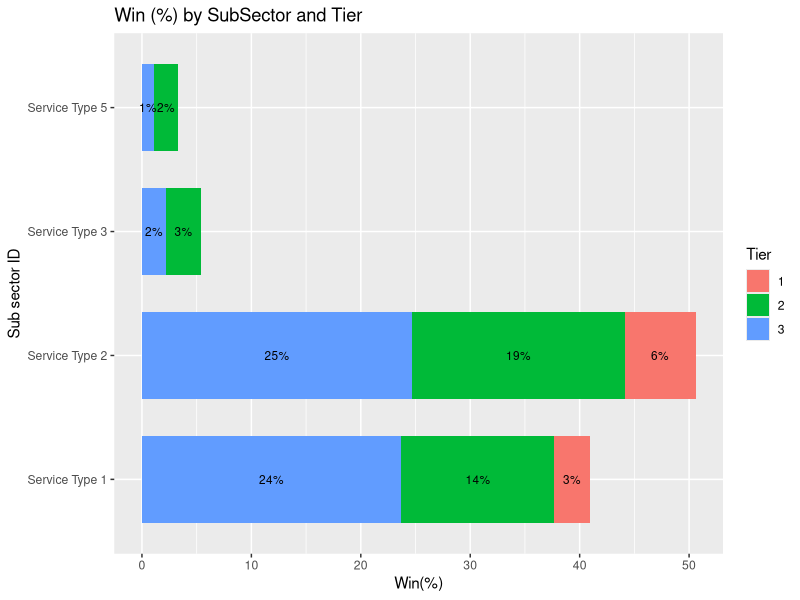
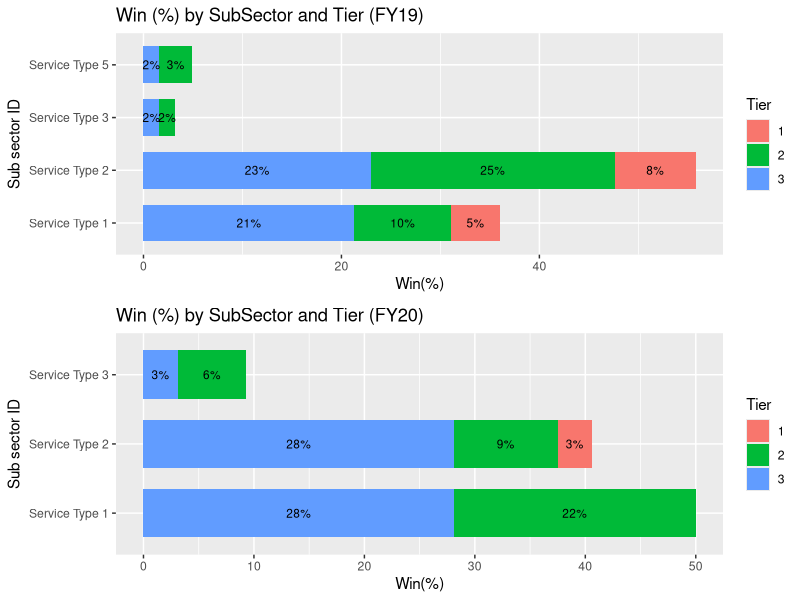

The R source for these figures, in order:
## ---- chunk 1
knitr::opts_chunk$set(echo = FALSE)
knitr::opts_chunk$set(message = FALSE)
knitr::opts_chunk$set(warning = FALSE)

## ---- chunk 2

#### Reading the data:

library(readr)
library(plyr)
library(ggplot2)

dat <- read_csv("Data.csv")



################################################
################## Q1: #########################
################################################
dat0 <- dat[dat$Stage == 'Closed Won',]


q1 <- with(dat0, ftable(dat0$`Sub Sector ID`,dat0$`Account Tier`))
q1 <- as.data.frame(q1)
colnames(q1) <- c("SubSector","Tier","Freq")
q1$win_percentage <- round((q1$Freq/sum(q1$Freq)*100),1)
q1$label = paste0(sprintf("%.0f", q1$win_percentage), "%")

q1[q1 == 0] <- NA


plot0 <- ggplot(q1, aes(x = factor(SubSector), y = win_percentage, fill = Tier)) +
          geom_bar(position = position_stack(), stat = "identity", width = .7) +
          geom_text(aes(label = label), position = position_stack(vjust = 0.5), size = 3)+
          coord_flip()


plot0 <- plot0 + labs(title = "Win (%) by SubSector and Tier",
                         y="Win(%)", x = "Sub sector ID")





## Subsetting:
dat1 <- dat[dat$Stage == 'Closed Won' & dat$FY == "FY19",]


q1 <- with(dat1, ftable(dat1$`Sub Sector ID`,dat1$`Account Tier`))
q1 <- as.data.frame(q1)
colnames(q1) <- c("SubSector","Tier","Freq")
q1$win_percentage <- round((q1$Freq/sum(q1$Freq)*100),1)
q1$label = paste0(sprintf("%.0f", q1$win_percentage), "%")

q1[q1 == 0] <- NA


plot1 <- ggplot(q1, aes(x = factor(SubSector), y = win_percentage, fill = Tier)) +
          geom_bar(position = position_stack(), stat = "identity", width = .7) +
          geom_text(aes(label = label), position = position_stack(vjust = 0.5), size = 3)+
          coord_flip()


plot1 <- plot1 + labs(title = "Win (%) by SubSector and Tier (FY19)",
                         y="Win(%)", x = "Sub sector ID")

##########################################################################
dat1 <- dat[dat$Stage == 'Closed Won' & dat$FY == "FY20",]


q1 <- with(dat1, ftable(dat1$`Sub Sector ID`,dat1$`Account Tier`))
q1 <- as.data.frame(q1)
colnames(q1) <- c("SubSector","Tier","Freq")
q1$win_percentage <- round((q1$Freq/sum(q1$Freq)*100),1)
q1$label = paste0(sprintf("%.0f", q1$win_percentage), "%")

q1[q1 == 0] <- NA


plot2 <- ggplot(q1, aes(x = factor(SubSector), y = win_percentage, fill = Tier)) +
  geom_bar(position = position_stack(), stat = "identity", width = .7) +
  geom_text(aes(label = label), position = position_stack(vjust = 0.5), size = 3)+
  coord_flip()


plot2 <- plot2 + labs(title = "Win (%) by SubSector and Tier (FY20)",
             y="Win(%)", x = "Sub sector ID")


plot0

library("ggpubr")
figure <- ggarrange(plot1,plot2,ncol = 1, nrow = 2)
figure

